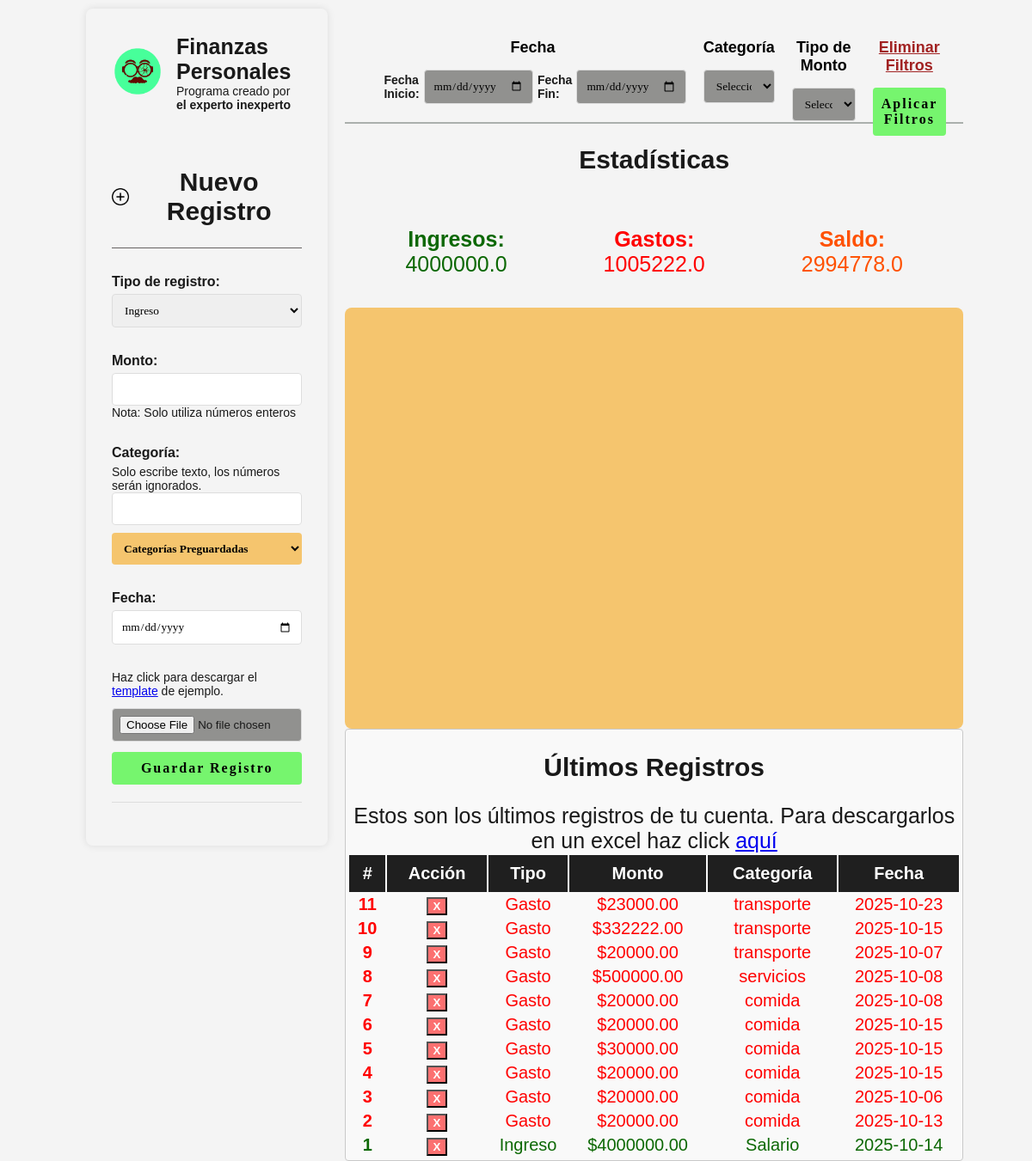
The page / on the database its author committed.
### tables this page shows
CREATE TABLE registros (
            id INTEGER PRIMARY KEY AUTOINCREMENT,
            tipo TEXT NOT NULL,
            categoria TEXT NOT NULL,
            fecha TEXT NOT NULL,
            monto REAL NOT NULL                  
        );

### app.py (the view, shortened to what this page needs)
@app.route("/", methods=["GET", "POST"])
def index():
    conn = get_db_connection()
    cursor = conn.cursor()
    id_registro = None   #  siempre inicializado
    fecha_inicio = request.args.get("fecha_inicio")
    fecha_fin = request.args.get("fecha_fin")
    categoria_filtro = request.args.get("categoria_filtro")
    tipo_registro_fil = request.args.get("tipo_registro_fil")
    limit = request.args.get("limit")
    if fecha_inicio:
        try:
            fecha_inicio = normalize_date(fecha_inicio)
        except ValueError:
            fecha_inicio = None
    if fecha_fin:
        try:
            fecha_fin = normalize_date(fecha_fin)
        except ValueError:
            fecha_fin = None
    query = "SELECT * FROM registros"
    query_ingresos = "SELECT SUM(monto) FROM registros WHERE tipo = 'Ingreso'"
    query_gastos = "SELECT SUM(monto) FROM registros WHERE tipo = 'Gasto'"
    condiciones = []
    parametros = []
    if tipo_registro_fil:
        condiciones.append("tipo = ?")
        parametros.append(tipo_registro_fil)
    if categoria_filtro:
        condiciones.append("categoria = ?")
        parametros.append(categoria_filtro)
    if fecha_inicio and fecha_fin:
        condiciones.append("fecha BETWEEN ? AND ?")
        parametros.append(fecha_inicio)
        parametros.append(fecha_fin)
    if condiciones:
        query += " WHERE " + " AND ".join(condiciones)
    if condiciones:
        query_ingresos += " AND " + " AND ".join(condiciones)
        query_gastos += " AND " + " AND ".join(condiciones)
    if limit == "25":
        query += " ORDER BY id DESC LIMIT 25"
    elif limit == "50":
        query += " ORDER BY id DESC LIMIT 50"
    elif limit == "100":
        query += " ORDER BY id DESC LIMIT 100"
    elif limit == "all":
        query += " ORDER BY id DESC"   # sin límite
    else:
        query += " ORDER BY id DESC LIMIT 15"  # valor por defecto
    cursor.execute(query_ingresos, parametros)
    total_ingresos = cursor.fetchone()[0] or 0
    cursor.execute(query_gastos, parametros)
    total_gastos = cursor.fetchone()[0] or 0
    cursor.execute(query, parametros)
    registros = cursor.fetchall()
    query_ingresos_linea = """
        SELECT fecha, SUM(monto) AS total
        FROM registros
        WHERE tipo = 'Ingreso'
    """
    query_gastos_linea = """
        SELECT fecha, SUM(monto) AS total
        FROM registros
        WHERE tipo = 'Gasto'
    """
    parametros_linea = []
    if categoria_filtro:
        adicional = " AND categoria = ?"
        query_ingresos_linea += adicional
        query_gastos_linea += adicional
        parametros_linea.append(categoria_filtro)
    if fecha_inicio and fecha_fin:
        adicional = " AND fecha BETWEEN ? AND ?"
        query_ingresos_linea += adicional
        query_gastos_linea += adicional
        parametros_linea.extend([fecha_inicio, fecha_fin])
    agrupacion = " GROUP BY fecha ORDER BY fecha ASC"
    query_ingresos_linea += agrupacion
    query_gastos_linea += agrupacion
    ingresos_data = []
    gastos_data = []
    if not tipo_registro_fil or tipo_registro_fil == 'Ingreso':
        cursor.execute(query_ingresos_linea, parametros_linea)
        ingresos_data = cursor.fetchall()
    if not tipo_registro_fil or tipo_registro_fil == 'Gasto':
        cursor.execute(query_gastos_linea, parametros_linea)
        gastos_data = cursor.fetchall()
    categorias_graph = ['Ingresos', 'Gastos']
    valores_graph = [total_ingresos, total_gastos]
    fig = go.Figure(data=[
    go.Bar(x=categorias_graph, y=valores_graph, marker_color=['#00cc96', '#ef553b'])
    ])
    fig.update_layout(
        font=dict(
            family="Rubik, Arial, sans-serif",  # ðŸ‘ˆ cambia aquÃ­ la fuente
            size=16,                              # tamaño del texto base
            color="#333333"                       # color del texto
        ),
        xaxis_title="Tipo",
        yaxis_title="Monto",
    )
    graph_json = json.dumps(fig, cls=plotly.utils.PlotlyJSONEncoder)
    fechas_ingresos = [row["fecha"] for row in ingresos_data]
    valores_ingresos = [row["total"] for row in ingresos_data]
    fechas_gastos = [row["fecha"] for row in gastos_data]
    valores_gastos = [row["total"] for row in gastos_data]
    fig1 = go.Figure()
    fig1.add_trace(go.Scatter(
        x=fechas_ingresos,
        y=valores_ingresos,
        mode='lines+markers',
        name='Ingresos',
        line=dict(color="#2af835", width=3),
        marker=dict(size=6)
    ))
    fig1.add_trace(go.Scatter(
        x=fechas_gastos,
        y=valores_gastos,
        mode='lines+markers',
        name='Gastos',
        line=dict(color='#ef553b', width=3),
        marker=dict(size=6)
    ))
    fig1.update_layout(
        title="Evolución de Ingresos y Gastos",
        xaxis_title="Fecha",
        yaxis_title="Monto",
        font=dict(
            family="Rubik, Arial, sans-serif",
            size=16,
            color="#333333"
        ),
        hovermode="x unified",
        template="plotly_white"
    )
    graph_json1 = json.dumps(fig1, cls=plotly.utils.PlotlyJSONEncoder)
    fig.add_trace(go.Bar(
        x=["Ingresos", "Gastos"],
        y=[290000, 0],
        marker_color=["#00C49F", "#FF7F0E"]
    ))
    cursor.execute("""
        SELECT categoria, COUNT(categoria) AS frecuencia
        FROM registros
        GROUP BY categoria
        ORDER BY frecuencia DESC
    """)
    lista_categorias = [row[0] for row in cursor.fetchall()]
    conn.close()
    return render_template(
        "index.html",
        registros=registros,
        total_ingresos=total_ingresos,
        total_gastos=total_gastos,
        fecha_inicio=fecha_inicio,
        fecha_fin=fecha_fin,
        lista_categorias=lista_categorias,
        categoria_filtro=categoria_filtro,
        tipo_registro_fil=tipo_registro_fil,
        id_registro=id_registro,
        limit=limit,
        graph_json=graph_json,
        categorias_graph = categorias_graph,
        valores_graph = valores_graph,
        graph_json1=graph_json1
    )

### templates/index.html (shortened to what this page needs)
<!DOCTYPE html>
<html lang="es">
<head>
    <link rel="stylesheet" href="{{ url_for('static', filename='style.css') }}">
</head>
<body>
    <div class="container fade-in">
        <div class="container_logo">
            <div class="logo_exi">
                <img width="60px" src="{{ url_for('static', filename='/img/logo.png') }}" alt="Logo Experto Inexperto">
            </div>
            <div class="logo-letras">
                <h1>Finanzas Personales</h1>
                <p>Programa creado por <b> el experto inexperto </p>
            </div>
        </div>
        <div class="titulo_form">
            <img src="{{ url_for('static', filename='/ico/agregar.png') }}" alt="añadir icono">
            <h2>Nuevo Registro</h2>
        </div>
        <form method="POST" action="/" enctype="multipart/form-data">
            <div class="form-group">
                <label for="tipo_registro">Tipo de registro:</label>
                <select name="tipo_registro" id="tipo_registro" required>
                    <option value="Ingreso">Ingreso</option>
                </select>
            </div>
            <div class="form-group">
                <label for="monto">Monto:</label>
                <input type="number" step="1" id="monto" name="monto" required>
                <p>Nota: Solo utiliza números enteros</p>
            </div>
            <div class="form-group">
                <label for="categoria">Categoría:</label>
                <p>Solo escribe texto, los números serán ignorados.</p>
                <input type="text" id="categoria" name="categoria" autocomplete="off" >
                    <select name="categoria_desplegable" id="categoria_desplegable">
                        <option value="">Categorías Preguardadas</option>
                    </select>
           </div>
            <div class="form-group">
                <label for="fecha">Fecha:</label>
                <input type="date" id="fecha" name="fecha" required>
            </div>
            <p>Haz click para descargar el <a href="{{ url_for('download_template') }}">template</a> de ejemplo.</p>
            <input
                type="file"
                name="bulk_file"
                accept=".csv"
                class="bulk-upload-input"
                onchange="this.form.requestSubmit(document.getElementById('bulk_submit'))"
            >
            <button type="submit" class="btn">Guardar Registro</button>
        </form>
        <hr>
    </div>
    <div class="container2">
        <section class="filtros">
            <form method="GET" action="/" class="filtros-form">
                <div class="fecha-filtro cajasfiltro">
                    <h2>Fecha</h2>
                        <div class="fecha_filtro-container">
                            <div class="boxcenter">
                                <label for="fecha_inicio">Fecha Inicio:</label>
                                <input type="date" id="fecha_inicio" name="fecha_inicio" class="filtros-colors-form">
                            </div>
                            <div class="boxcenter">
                                <label for="fecha_fin">Fecha Fin:</label>
                                <input type="date" id="fecha_fin" name="fecha_fin" class="filtros-colors-form">
                            </div>
                        </div>
                </div>
                <div class="categoria-filtro  cajasfiltro">
                    <h2>Categoría</h2>
                        <div class="cateogira_filtro-container">
                            <select name="categoria_filtro" id="categoria_filtro_select" class="filtros-colors-form">
                                <option value="">Selecciona tu Categoría</option>
                            </select>
                        </div>
                </div>
                <div class="tipomonto-filtro cajasfiltro">
                    <h2>Tipo de Monto</h2>
                        <select name="tipo_registro_fil" id="tipo_registro" class="filtros-colors-form">
                            <option value="">Selecciona Tipo de registro</option>
                        </select>
                </div>
                <div class="borrar-filtro cajasfiltro">
                    <h2><a  class="enlace" href="{{ url_for('index') }}">Eliminar Filtros</a></h2>
                    <button type="submit" class="btn">Aplicar Filtros</button>
                </div>
            </form>
        </section>
        <div class="estadisticas">
            <h2>Estadísticas</h2>
            <div>
                <div class="caja-estadistica">
                        <div class="caja"><p class="ingreso"><strong>Ingresos:</strong> <br> {{ total_ingresos }}</p></div>
                        <div class="caja"><p class="gasto"><strong>Gastos:</strong><br> {{ total_gastos }} </p></div>
                        <div class="caja"><p class="saldo"><strong>Saldo:</strong> <br>{{ total_ingresos - total_gastos }}</p></div>
                </div>
            </div>
            <div class="vistageneral-montos">
                <div class="cajas-dobles fade-in">
                    <div id="grafico" class="caja-estadistica-grafico">
                    </div>
                </div>
                <div class="caja-simple fade-in">
                    <div id="grafico_lineas">
                </div>
                </div>
            </div>
        </div>
        <div class="registros-lista">
            <h2>Últimos Registros</h2>
            <p>Estos son los últimos registros de tu cuenta. Para descargarlos en un excel haz click <a href="{{ url_for('download_registros') }}">aquí</a> </p>
            {% if registros %}
            <table class="tabla-registros">
                <thead>
                    <tr>
                        <th>#</th>
                        <th>Acción</th>
                        <th>Tipo</th>
                        <th>Monto</th>
                        <th>Categoría</th>
                        <th>Fecha</th>
                    </tr>
                </thead>
                <tbody>
                    {% for registro in registros %}
                    <tr class="{{ registro.tipo.lower() }}">
                        <td><strong>{{ loop.revindex }}</strong></td>
                        <td>
                            <form method="POST" action="{{ url_for('index') }}">
                                <button type="submit" title="Eliminar" class="btn-eliminar">X</button>
                            </form>
                        </td>
                        <td>{{ registro.tipo }}</td>
                        <td>${{ "%.2f"|format(registro.monto) }}</td>
                        <td>{{ registro.categoria }}</td>
                        <td>{{ registro.fecha }}</td>
                    </tr>
                    {% endfor %}
                </tbody>
            </table>
            {% else %}
            <p>No hay registros para mostrar.</p>
            {% endif %}
    </div>
</div>
</body>
</html>

### rows shown on the page
registros: tipo "Gasto", monto "23000.00", categoria "transporte", fecha "2025-10-23"
registros: tipo "Gasto", monto "332222.00", categoria "transporte", fecha "2025-10-15"
registros: tipo "Gasto", monto "20000.00", categoria "transporte", fecha "2025-10-07"
registros: tipo "Gasto", monto "500000.00", categoria "servicios", fecha "2025-10-08"
registros: tipo "Gasto", monto "20000.00", categoria "comida", fecha "2025-10-08"
registros: tipo "Gasto", monto "20000.00", categoria "comida", fecha "2025-10-15"
registros: tipo "Gasto", monto "30000.00", categoria "comida", fecha "2025-10-15"
registros: tipo "Gasto", monto "20000.00", categoria "comida", fecha "2025-10-15"
registros: tipo "Gasto", monto "20000.00", categoria "comida", fecha "2025-10-06"
registros: tipo "Gasto", monto "20000.00", categoria "comida", fecha "2025-10-13"
registros: tipo "Ingreso", monto "4000000.00", categoria "Salario", fecha "2025-10-14"

### other values the page prints
{{ total_ingresos }} "4000000.0"
{{ total_gastos }} "1005222.0"
{{ total_ingresos - total_gastos }} "2994778.0"
